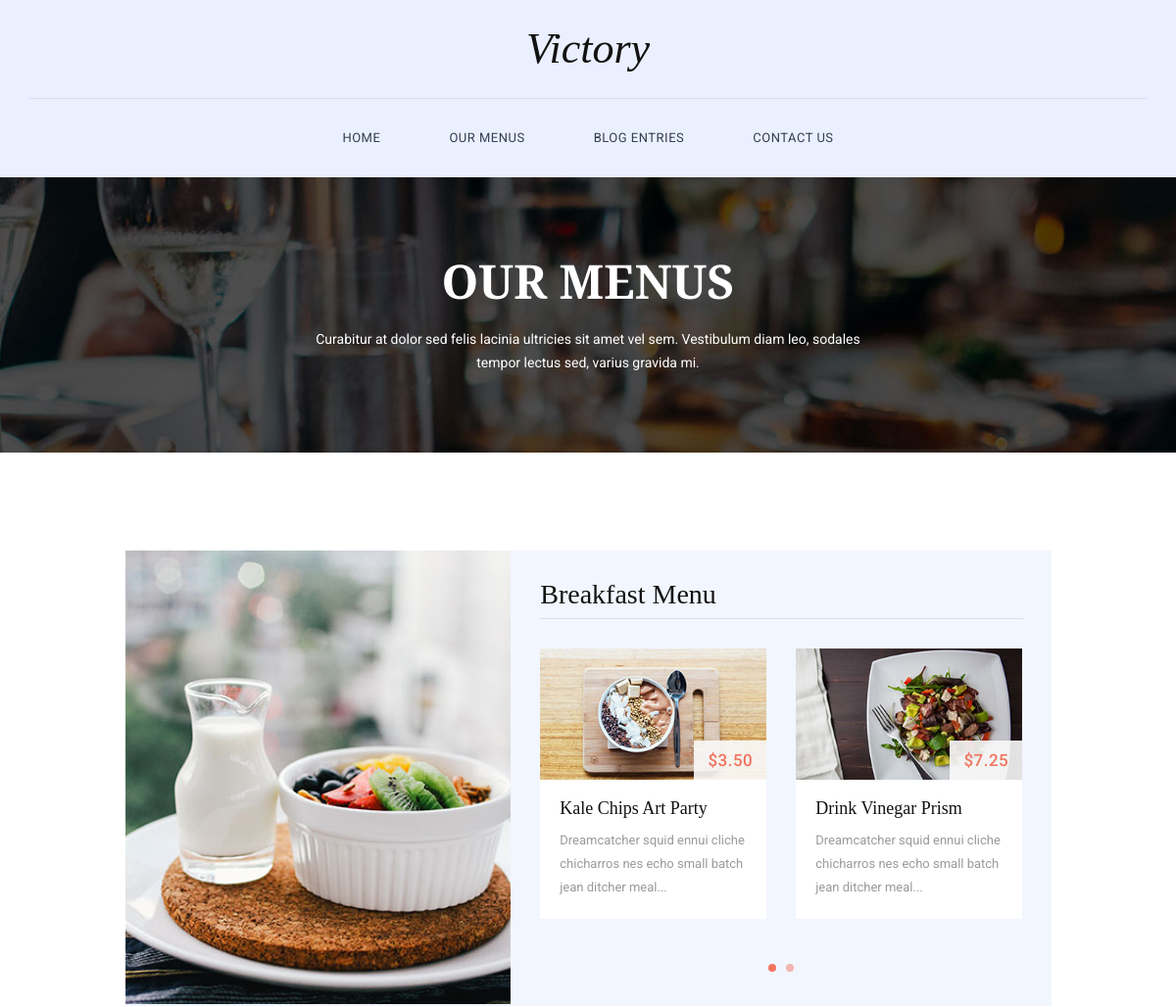
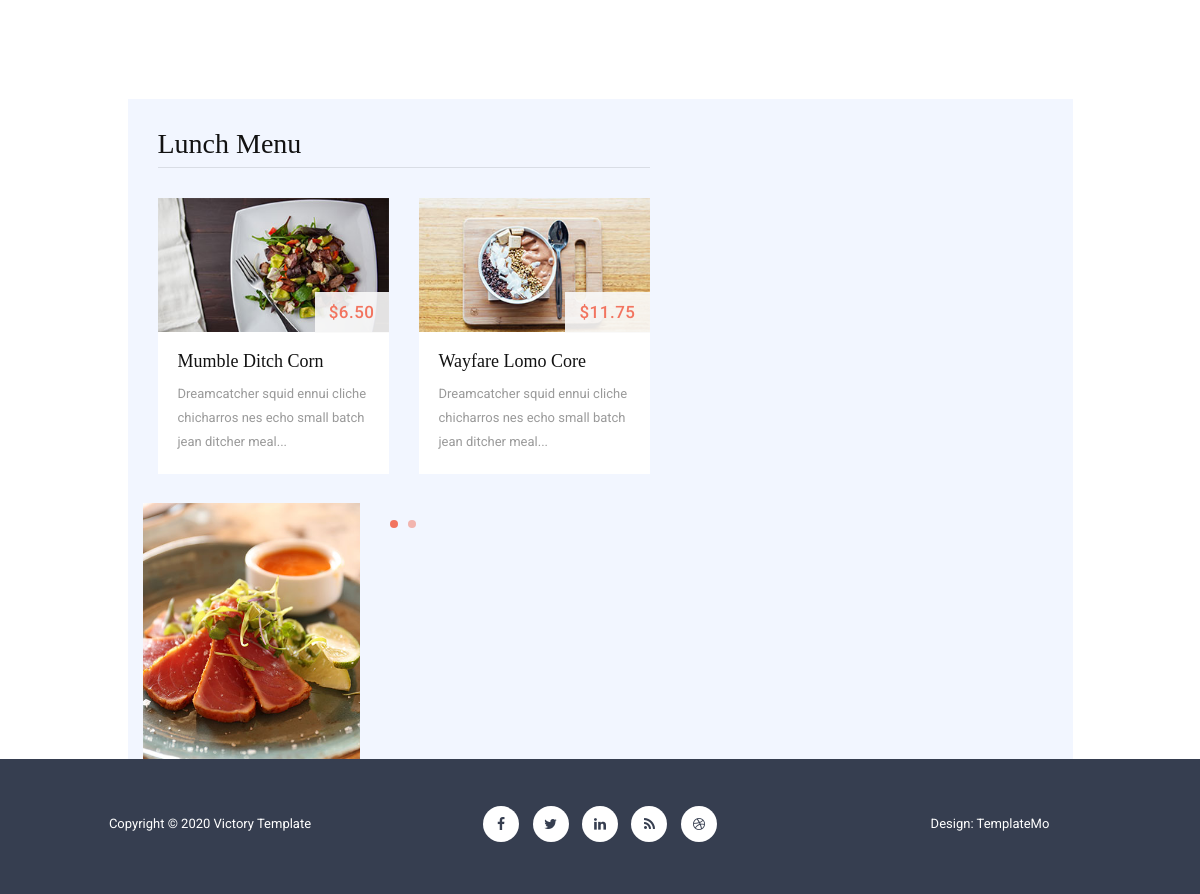
The page /menu on the database its author committed (2 pictures, top to bottom).
### tables this page shows
CREATE TABLE "menu"
(
    id    integer PRIMARY KEY AUTOINCREMENT,
    title text NOT NULL,
    url   text NOT NULL
);

CREATE TABLE breakfast_menu
(
    id          integer PRIMARY KEY AUTOINCREMENT,
    img_url     text,
    price       text,
    title       text,
    description text
);

CREATE TABLE lunch_menu
(
    id          integer PRIMARY KEY AUTOINCREMENT,
    img_url     text,
    price       text,
    title       text,
    description text
);

CREATE TABLE icons
(
    id  integer PRIMARY KEY AUTOINCREMENT,
    url text,
    class text
);

### app.py (the view)
@app.route('/menu')
def menu():
    db = get_db()
    dbase = Db_Controller(db)
    return render_template('pages/menu.html',
                           title='Our Menus',
                           menu=dbase.get_menu(),
                           icons=dbase.get_icons(),
                           breakfast_menu=dbase.get_breakfast_menu(),
                           lunch_menu=dbase.get_lunch_menu())

### SQLite/db.py (called while the page is built)
def connect_db():
    conn = sqlite3.connect(app.config['DATABASE'])
    conn.row_factory = sqlite3.Row
    return conn

def get_db():
    if not hasattr(g, 'link_db'):
        g.link_db = connect_db()
    return g.link_db

### SQLite/db_controller.py (called while the page is built)
    def get_menu(self):
        try:
            self.__cur.execute("""SELECT * FROM menu""")
            result = self.__cur.fetchall()
            if result:
                return result
                print('[SQLite] - - [Successful get menu]')
        except sqlite3.Error as err:
            print(f'[ERROR] - - [{err}]')

    def get_icons(self):
        try:
            self.__cur.execute("""SELECT * FROM icons""")
            result = self.__cur.fetchall()
            if result:
                return result
                print('[SQLite] - - [Successful get icons]')
        except sqlite3.Error as err:
            print(f'[ERROR] - - [{err}]')

    def get_breakfast_menu(self):
        try:
            self.__cur.execute("""SELECT * FROM breakfast_menu""")
            result = self.__cur.fetchall()
            if result:
                return result
                print('[SQLite] - - [Successful get breakfast_menu]')
        except sqlite3.Error as err:
            print(f'[ERROR] - - [{err}]')

    def get_lunch_menu(self):
        try:
            self.__cur.execute("""SELECT * FROM lunch_menu""")
            result = self.__cur.fetchall()
            if result:
                return result
                print('[SQLite] - - [Successful get lunch_menu]')
        except sqlite3.Error as err:
            print(f'[ERROR] - - [{err}]')

### templates/pages/menu.html (shortened to what this page needs)
{% extends 'base.html' %}
{% block content %}
    {% block menu_heading %}
        <section class="page-heading">
            <div class="container">
                <div class="row">
                    <div class="col-md-12">
                        <h1>Our Menus</h1>
                        <p>Curabitur at dolor sed felis lacinia ultricies sit amet vel sem. Vestibulum diam leo, sodales
                            tempor lectus sed, varius gravida mi.</p>
                    </div>
                </div>
            </div>
        </section>
    {% endblock %}
    {% block breakfast_menu %}
        <section class="breakfast-menu">
            <div class="container">
                <div class="row">
                    <div class="col-md-10 col-md-offset-1">
                        <div class="breakfast-menu-content">
                            <div class="row">
                                <div class="col-md-5">
                                    <div class="left-image">
                                        <img src="{{ url_for('static', filename="img/breakfast_menu.jpg") }}"
                                             alt="Breakfast">
                                    </div>
                                </div>
                                <div class="col-md-7">
                                    <h2>Breakfast Menu</h2>
                                    <div id="owl-breakfast" class="owl-carousel owl-theme">
                                        {% for bm in breakfast_menu %}
                                            <div class="item col-md-12">
                                                <div class="food-item">
                                                    <img src="{{ bm.img_url }}" alt="{{ bm.title }}">
                                                    <div class="price">{{ bm.price }}</div>
                                                    <div class="text-content">
                                                        <h4>{{ bm.title }}</h4>
                                                        <p>{{ bm.description }}</p>
                                                    </div>
                                                </div>
                                            </div>
                                        {% endfor %}
                                    </div>
                                </div>
                            </div>
                        </div>
                    </div>
                </div>
            </div>
        </section>
    {% endblock %}
    {% block lunch_menu %}
        <section class="lunch-menu">
            <div class="container">
                <div class="row">
                    <div class="col-md-10 col-md-offset-1">
                        <div class="lunch-menu-content">
                            <div class="row">
                                <div class="col-md-7">
                                    <h2>Lunch Menu</h2>
                                    <div id="owl-lunch" class="owl-carousel owl-theme">
                                        {% for lm in lunch_menu %}
                                        <div class="item col-md-12">
                                            <div class="food-item">
                                                <img src="{{ lm.img_url }}" alt="{{ lm.title }}">
                                                <div class="price">{{ lm.price }}</div>
                                                <div class="text-content">
                                                    <h4>{{ lm.title }}</h4>
                                                    <p>{{ lm.description }}</p>
                                                </div>
                                            </div>
                                        </div>
                                        {% endfor %}
                                    </div>
                                    <div class="col-md-5">
                                        <div class="left-image">
                                            <img src="{{ url_for('static', filename="img/lunch_menu.jpg") }}" alt="">
                                        </div>
                                    </div>
                                </div>
                            </div>
                        </div>
                    </div>
                </div>
            </div>
        </section>
    {% endblock %}
{% endblock %}

### templates/base.html (shortened to what this page needs)
<!DOCTYPE html>
<html lang="en">
<head>
    <link rel="stylesheet" href="{{ url_for('static', filename="css/bootstrap.min.css") }}">
    <link rel="stylesheet" href="{{ url_for('static', filename="css/bootstrap-theme.min.css") }}">
    <link rel="stylesheet" href="{{ url_for('static', filename="css/fontAwesome.css") }}">
    <link rel="stylesheet" href="{{ url_for('static', filename="css/hero-slider.css") }}">
    <link rel="stylesheet" href="{{ url_for('static', filename="css/owl-carousel.css") }}">
    <link rel="stylesheet" href="{{ url_for('static', filename="css/templatemo-style.css") }}">
</head>
<body>
<div class="header">
    <div class="container">
        <a href="#" class="navbar-brand scroll-top">Victory</a>
        <nav class="navbar navbar-inverse" role="navigation">
            {% block menu %}
                <div id="main-nav" class="collapse navbar-collapse">
                    <ul class="nav navbar-nav">
                        {% for m in menu %}
                            <li><a href="{{ m.url }}">{{ m.title }}</a></li>
                        {% endfor %}
                    </ul>
                </div>
            {% endblock %}
        </nav>
    </div>
</div>
{% block content %}{% endblock %}
{% block footer %}
    <footer>
        <div class="container">
            <div class="row">
                <div class="col-md-4">
                    <p>Copyright &copy; 2020 Victory Template</p>
                </div>
                <div class="col-md-4">
                    <ul class="social-icons">
                        {% for i in icons %}
                        <li><a href="{{ i.url }}"><i class="{{ i.class }}"></i></a></li>
                        {% endfor %}
                    </ul>
                </div>
                <div class="col-md-4">
                    <p>Design: TemplateMo</p>
                </div>
            </div>
        </div>
    </footer>
{% endblock %}
</body>
</html>

### static/css/hero-slider.css (style rules this page uses)
*, *::after, *::before { -webkit-box-sizing: border-box; -moz-box-sizing: border-box; box-sizing: border-box; }
html { font-size: 62.5%; }
body { font-family: "Open Sans", sans-serif; color: #2c343b; background-color: #f2f2f2; }
a { color: #d44457; text-decoration: none; }
img { max-width: 100%; }

### static/css/templatemo-style.css (style rules this page uses)
* { margin: 0; padding: 0; font-family: 'Roboto', arial, sans-serif; }
body { overflow-x: hidden; background-color: #fff; }
ul { list-style: none; margin: 0px; }
p { color: #9a9a9a; font-size: 13px; line-height: 24px; }
.header { width: 100%; padding: 0; z-index: 10000; transition: all 0.2s ease-in-out; background-color: #eaf0ff; text-align: center; }
.navbar-inverse .navbar-brand, .navbar-inverse .navbar-nav>li>a { text-shadow: none; }
.navbar-brand { font-family: 'Spectral', serif; font-size: 44px; color: #121212; font-style: italic; text-align: center; width: 100%; border-bottom: 1px solid #d8deed; position: relative; padding: 40px 0px; height: auto!important; }
#main-nav { padding: 15px 0px; float: right; position:relative; left:-50%; text-align: left; }
.nav { list-style:none; position:relative; left:50%; }
.navbar-nav li { margin: 0px 20px; }
.navbar-nav li a { font-family: 'Roboto', sans-serif; font-size: 13px; text-transform: uppercase; color: #363e50!important; letter-spacing: 0.5px; }
.navbar-inverse { background-image: none; background-color: transparent; }
.header .navbar { margin: 0; border: none; }
.food-item img { width: 100%; overflow: hidden; position: relative; }
.food-item .price { font-size: 17px; color: #f2745f; font-weight: 500; letter-spacing: 0.5px; padding: 8px 14px; position: absolute; right: 45px; margin-top: -40px; background-color: rgba(250, 250, 250, 0.9); }
.food-item .text-content { background-color: #fff; padding: 20px 20px 10px 20px; }
.food-item h4 { margin-top: 0px; font-family: 'Spectral', serif; font-size: 18px; color: #121212; }
footer { background-color: #363e50; line-height: 130px; text-align: center; }
footer p { line-height: 120px; color: #fff; margin-top: 5px; }
footer ul { list-style: none; padding: 0; margin: 0; }
footer ul li { display: inline-block; margin: 0px 5px; }
footer ul li i { width: 36px; height: 36px; display: inline-block; text-align: center; line-height: 36px!important; background-color: #fff; border-radius: 50%; color: #363e50; transition: all 0.5s; }
section.page-heading { padding: 80px 0px; background-image: url(../img/heading-bg.jpg); background-repeat: no-repeat; background-size: cover; background-position: center center; text-align: center; }
.page-heading h1 { margin-top: 0px; margin-bottom: 20px; font-family: 'Spectral', serif; font-size: 48px; font-weight: 700; text-transform: uppercase; color: #fff; }
.page-heading p { color: #fff; font-size: 14px; padding: 0px 25%; margin-bottom: 0px; }
section.breakfast-menu { margin-top: 100px; }
section.breakfast-menu .price { right: 15px; }
.breakfast-menu-content { background-color: #f2f6ff; padding: 30px 0px 30px 30px; }
.breakfast-menu-content .left-image img { width: 100%; overflow: hidden; }
.breakfast-menu-content .left-image { margin: -30px 0px -30px -30px; }
.breakfast-menu-content #owl-breakfast { margin-left: -15px; }
.breakfast-menu-content h2 { margin-top: 0px; margin-bottom: 30px; padding-bottom: 8px; font-family: 'Spectral', serif; font-size: 28px; width: 94.5%; border-bottom: 1px solid #d9dde5; color: #121212; }
section.lunch-menu { margin-top: 100px; }
section.lunch-menu .price { right: 15px; }
.lunch-menu-content { background-color: #f2f6ff; padding: 30px 0px 30px 30px; }
.lunch-menu-content .left-image img { width: 100%; overflow: hidden; }
.lunch-menu-content .left-image { margin: -30px 0px -30px -30px; }
.lunch-menu-content #owl-lunch { margin-left: -15px; }
.lunch-menu-content h2 { margin-top: 0px; margin-bottom: 30px; padding-bottom: 8px; font-family: 'Spectral', serif; font-size: 28px; width: 94.5%; border-bottom: 1px solid #d9dde5; color: #121212; }

### rows shown on the page
menu: title "HOME"
menu: title "OUR MENUS"
menu: title "BLOG ENTRIES"
menu: title "CONTACT US"
breakfast_menu: img_url (picture), price "$3.50", title "Kale Chips Art Party", description "Dreamcatcher squid ennui cliche chicharros nes echo small batch jean ditcher meal..."
breakfast_menu: img_url (picture), price "$7.25", title "Drink Vinegar Prism", description "Dreamcatcher squid ennui cliche chicharros nes echo small batch jean ditcher meal..."
lunch_menu: img_url (picture), price "$6.50", title "Mumble Ditch Corn", description "Dreamcatcher squid ennui cliche chicharros nes echo small batch jean ditcher meal..."
lunch_menu: img_url (picture), price "$11.75", title "Wayfare Lomo Core", description "Dreamcatcher squid ennui cliche chicharros nes echo small batch jean ditcher meal..."
